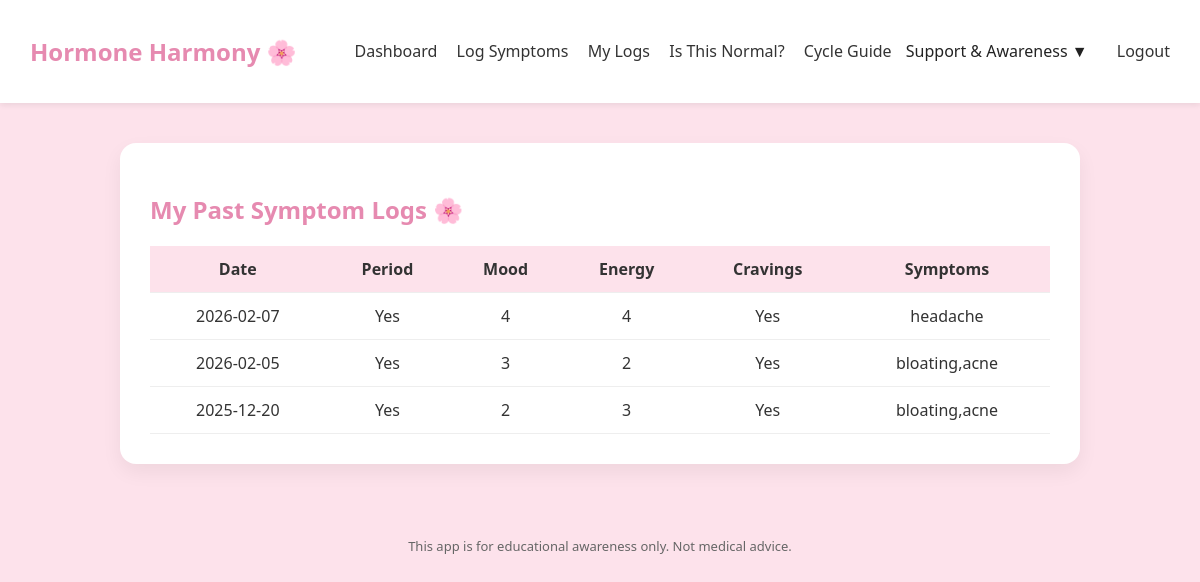
/my-logs (signed in), run on the app's committed database.
### tables this page shows
CREATE TABLE daily_logs (
            id INTEGER PRIMARY KEY AUTOINCREMENT,
            user_id INTEGER,
            date TEXT,
            period INTEGER,
            mood INTEGER,
            energy INTEGER,
            cravings INTEGER,
            symptoms TEXT
        );

### backend/app.py (the view)
@app.route("/my-logs")
@login_required
def my_logs():
    return view_logs()

### backend/db.py (called while the page is built)
def get_db():
    conn = sqlite3.connect(DB_PATH)
    conn.row_factory = sqlite3.Row
    return conn

### backend/routes/symptoms.py (called while the page is built)
@login_required
def view_logs():
    db = get_db()
    logs = db.execute(
        """
        SELECT date, period, mood, energy, cravings, symptoms
        FROM daily_logs
        WHERE user_id = ?
        ORDER BY date DESC
        """,
        (session["user_id"],)
    ).fetchall()
    return render_template("my_logs.html", logs=logs)

### backend/utils.py (called while the page is built)
def login_required(view_func):
    @wraps(view_func)
    def wrapper(*args, **kwargs):
        if "user_id" not in session:
            flash("Please log in to access this feature 🌸", "warning")
            return redirect("/login")
        return view_func(*args, **kwargs)
    return wrapper

### backend/templates/my_logs.html
{% extends "base.html" %}
{% block content %}
<h2>My Past Symptom Logs 🌸</h2>
{% if logs %}
<table>
    <tr>
        <th>Date</th>
        <th>Period</th>
        <th>Mood</th>
        <th>Energy</th>
        <th>Cravings</th>
        <th>Symptoms</th>
    </tr>
    {% for log in logs %}
    <tr>
        <td>{{ log.date }}</td>
        <td>{{ "Yes" if log.period == 1 else "No" }}</td>
        <td>{{ log.mood }}</td>
        <td>{{ log.energy }}</td>
        <td>{{ "Yes" if log.cravings == 1 else "No" }}</td>
        <td>{{ log.symptoms }}</td>
    </tr>
    {% endfor %}
</table>
{% else %}
<p>No logs yet.</p>
{% endif %}
{% endblock %}

### backend/static/css/styles.css (style rules this page uses)
:root { --pink-main: #f7a8c7; --pink-light: #fde2eb; --pink-dark: #e68ab0; --white: #ffffff; --text-dark: #333; }
body { margin: 0; font-family: "Segoe UI", sans-serif; background-color: var(--pink-light); color: var(--text-dark); }
h2 { color: var(--pink-dark); margin-bottom: 20px; }
table { width: 100%; border-collapse: collapse; }
th, td { padding: 12px; text-align: center; border-bottom: 1px solid #eee; }
th { background: var(--pink-light); }

### data on the page
daily_logs: date "2026-02-07", period "Yes", mood "4", energy "4", cravings "Yes", symptoms "headache"
daily_logs: date "2026-02-05", period "Yes", mood "3", energy "2", cravings "Yes", symptoms "bloating,acne"
daily_logs: date "2025-12-20", period "Yes", mood "2", energy "3", cravings "Yes", symptoms "bloating,acne"
